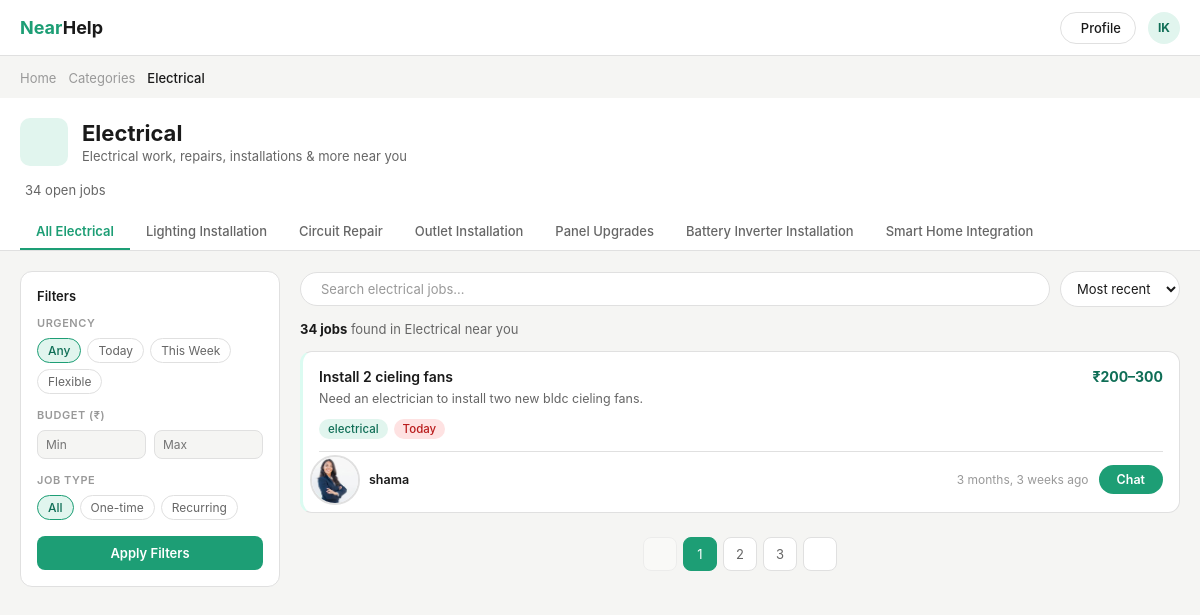
Page /Electrical_page on the earlier database version.
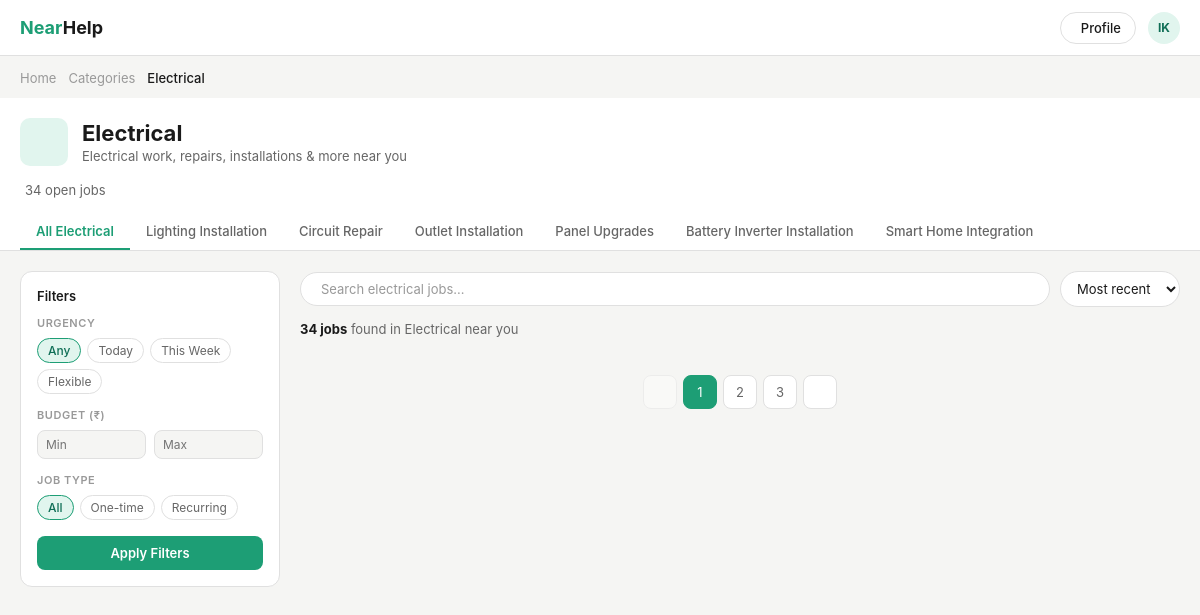
Same page on the later database version.
### projectnearhelpapp/models.py (models this page shows)
class Job_postings(models.Model):
        Client = models.ForeignKey(settings.AUTH_USER_MODEL, on_delete=models.CASCADE)
        Title = models.CharField(max_length=80)
        Category = models.CharField()
        Description = models.TextField(max_length=500)
        Photos = models.ImageField(upload_to="job_photos/" , blank=True, null=True)
        Budget_min = models.IntegerField(blank=True, null=True)
        Budget_max = models.IntegerField(blank=True, null=True)
        Duration = models.CharField()
        Urgency = models.CharField()
        Area = models.CharField(max_length=100)
        Town = models.CharField(max_length=100)
        Pin = models.IntegerField(max_length=6)
        Date_posted = models.DateTimeField(auto_now_add=True)
        Status = models.CharField(max_length=20, default='open')
        @property
        def client_fullname(self):
                if hasattr(self.Client, 'client_details'):
                        return self.Client.client_details.Fullname
                return None
        @property
        def client_photo(self):
                if hasattr(self.Client, 'client_details'):
                        return self.Client.client_details.Photo
                return None

class Client_details(models.Model):
        user = models.OneToOneField(settings.AUTH_USER_MODEL, on_delete=models.CASCADE , related_name='client_details' , null=True, blank=True)
        Fullname = models.CharField(max_length=50)
        Phone_number = models.CharField()
        Email = models.CharField()
        Area = models.CharField()
        Town = models.CharField()
        Pin = models.IntegerField()
        Password = models.CharField(max_length=128)
        Preferred_language = models.CharField(max_length=50 , null=True, blank=True)
        Preferred_contact_method = models.CharField(max_length=50 , null=True, blank=True)
        Photo = models.ImageField(upload_to="photos/client_photos/" , blank=True, null=True)

### projectnearhelpapp/views.py (the view)
# urls.py: path('Electrical_page',views.Electrical_page,name='Electrical_page'),
def Electrical_page(request):
    electrical_jobs = Job_postings.objects.filter(Category='electrical')
    return render(request,'category/electrical_cat_page.html', {'electrical_jobs': electrical_jobs})

### projectnearhelpapp/templates/category/electrical_cat_page.html (shortened to what the changed rows need)
<!DOCTYPE html>
<html lang="en">
  <head>
    {% load static %}
    <link rel="stylesheet"
      href="https://cdn.jsdelivr.net/npm/@tabler/icons-webfont@latest/tabler-icons.min.css" />
    <link rel="stylesheet" href="{% static 'css/category_pages.css' %}" />
  </head>
  <body>
    <div class="cat-header">
      <div class="cat-header-inner">
        <div class="cat-title-row">
          <div>
            <h1>Electrical</h1>
          </div>
        </div>
      </div>
    </div>
    <div class="main">
      <div class="right-col">
        <div class="jobs-grid">
          {% for job in electrical_jobs %}
          <div class="job-card urgent">
            <div class="job-top">
              <div>
                <h3>{{ job.Title }}</h3>
                <p>{{ job.Description }}</p>
              </div>
              <h4>₹{{ job.Budget_min }}–{{ job.Budget_max }}</h4>
            </div>
            <div class="job-tags">
              <span class="tag green-tag">{{ job.Category }}</span>
              {% if job.Urgency == 'today' %}
              <span class="tag red-tag">Today</span>
              {% elif job.Urgency == 'week' %}
              <span class="tag red-tag">This Week</span>
              {% else %}
              <span class="tag red-tag">Flexible</span>
              {% endif %}
            </div>
            <div class="job-bottom">
              <div class="user-box">
                <div class="avatar blue-avatar">
                  {% if job.client_photo %}
                  <img class="avatar-img"
                    src="{{ job.client_photo.url }}"
                    alt="Profile photo" />
                  {% else %}
                  <div class="avatar-placeholder">
                    {{ job.client_fullname|first|upper }}
                  </div>
                  {% endif %}
                </div>
                <br>
                <div>
                  <h5>{{ job.client_fullname }}</h5>
                </div>
              </div>
              <div class="job-action">
                <small><div class="distance">
                {{ job.Date_posted|timesince }} ago</div></small>
                <button>Chat</button>
              </div>
            </div>
          </div>
          {% endfor %}
        </div>
      </div>
    </div>
  </body>
</html>

Differences in the rows shown:
removed Job_postings: Title "Install 2 cieling fans", Description "Need an electrician to install two new bldc cieling fans.", Budget_min "200", Budget_max "300", Category "electrical", Urgency "Today", client_photo (picture), client_fullname "shama", Date_posted "3 months, 3 weeks"
